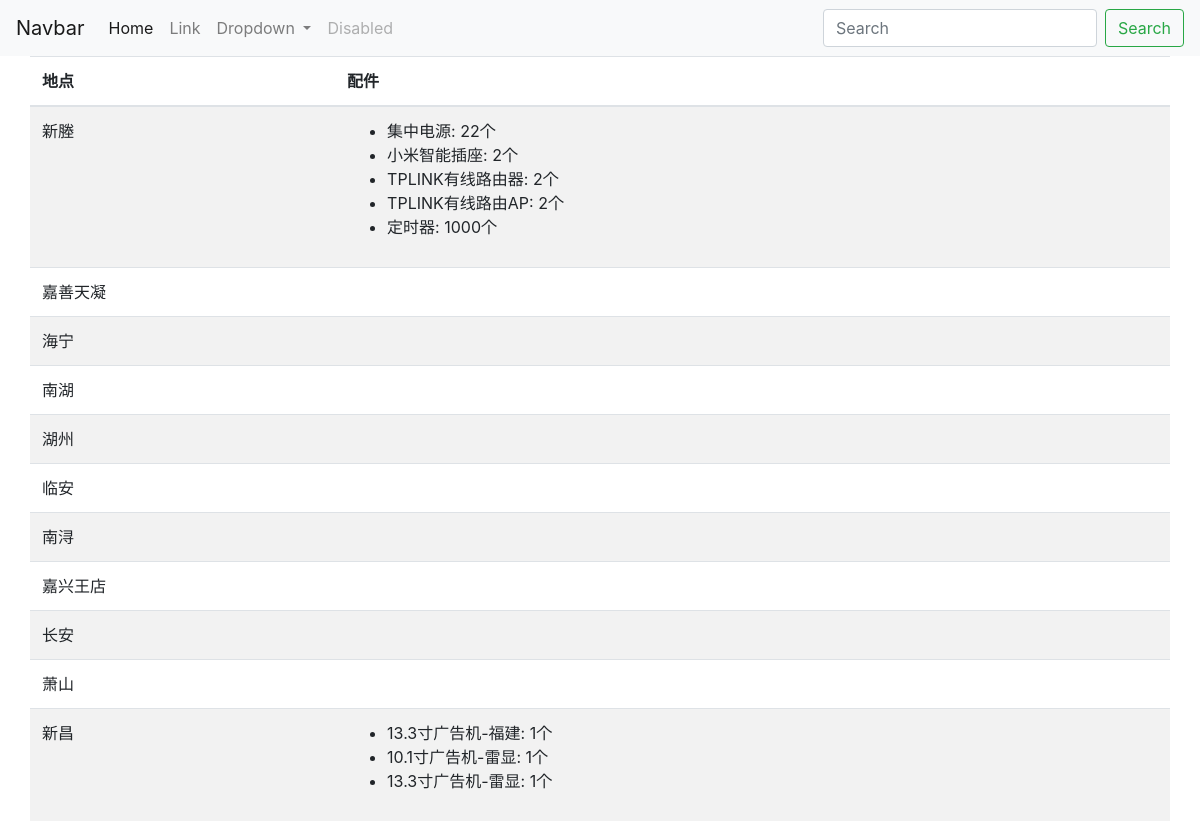
The page / on the database its author committed.
### inventory/models.py (models this page shows, shortened)
class Position(models.Model):
    position_title = models.CharField(max_length=128, verbose_name='使用地点')
    comment = models.CharField(max_length=612, verbose_name='地点备注', blank=True, null=True)
    class Meta:
        verbose_name = verbose_name_plural = '使用地点'

class Out(models.Model):
    out_date = models.DateTimeField(verbose_name='出库时间')
    recorder = models.ForeignKey(User, verbose_name='记录人', on_delete=models.SET_NULL, blank=True, null=True)
    comment = models.CharField(max_length=612, verbose_name='出库备注', blank=True, null=True)
    item = models.ForeignKey(Item, on_delete=models.CASCADE, verbose_name='型号', related_name='outs')
    consignee = models.ForeignKey(Consignee, on_delete=models.CASCADE, verbose_name='使用人')
    quantities = models.IntegerField(verbose_name='出库数量')
    purpose = models.ForeignKey(Purpose, verbose_name='使用目的', on_delete=models.CASCADE)
    position = models.ForeignKey(Position, verbose_name='使用地点', on_delete=models.CASCADE)
    class Meta:
        verbose_name = verbose_name_plural = '3.出库'

class Item(models.Model):
    item_name = models.CharField(max_length=128, verbose_name='品名')
    pattern = models.CharField(max_length=64, verbose_name='型号')
    price = models.DecimalField(decimal_places=2, max_digits=10, verbose_name='单价')
    stocks = models.IntegerField(default=0, verbose_name='库存数量')
    vendor = models.ForeignKey(Vendor, on_delete=models.CASCADE, verbose_name='供货商')
    is_screen = models.BooleanField(default=False, verbose_name='是否显示屏')
    show_item = models.BooleanField(default=False, verbose_name='展示该项')
    class Meta:
        verbose_name = verbose_name_plural = '1.配件表'
    def __str__(self):
        return self.item_name

### inventory/views.py (the view)
# urls.py: path('', index, name='index'),
def index(request):
    obj = Position.objects.all()
    return render(request, 'inventory/index.html', {'objects': obj})

### inventory/templates/inventory/index.html
{% extends 'base.html' %}
{% block content %}
<table class="table table-striped table-hover">
    <thead>
        <th>地点</th>
        <th>配件</th>
    </thead>
    <tbody>
    {% for position in objects %}
    <tr>
        <td>
            {{ position.position_title }}
        </td>
        <td>
            <ul>
            {% for stock_out in position.out_set.all %}
            <li>{{ stock_out.item }}: {{ stock_out.quantities }}个</li>
            {% endfor %}
            </ul>
        </td>
    </tr>
    {% endfor %}
    </tbody>
</table>
{% endblock %}

### inventory/templates/base.html (shortened to what this page needs)
<!doctype html>
<html lang="en">
  <head>
    <link rel="stylesheet" href="https://stackpath.bootstrapcdn.com/bootstrap/4.3.1/css/bootstrap.min.css">
  </head>
  <body>
  {% include 'navbar.html' %}
    <div class="container">
        <div class="row">
                {% block content %}{% endblock %}
        </div>
    </div>
  </body>
</html>

### inventory/templates/navbar.html (shortened to what this page needs)
<nav class="navbar navbar-expand-lg navbar-light bg-light">
  <a class="navbar-brand" href="#">Navbar</a>
  <div class="collapse navbar-collapse" id="navbarSupportedContent">
    <ul class="navbar-nav mr-auto">
      <li class="nav-item active">
        <a class="nav-link" href="#">Home <span class="sr-only">(current)</span></a>
      </li>
      <li class="nav-item">
        <a class="nav-link" href="#">Link</a>
      </li>
      <li class="nav-item dropdown">
        <a class="nav-link dropdown-toggle" href="#" id="navbarDropdown" role="button" data-toggle="dropdown" aria-haspopup="true" aria-expanded="false">
          Dropdown
        </a>
      </li>
      <li class="nav-item">
        <a class="nav-link disabled" href="#" tabindex="-1" aria-disabled="true">Disabled</a>
      </li>
    </ul>
    <form class="form-inline my-2 my-lg-0">
      <input class="form-control mr-sm-2" type="search" placeholder="Search" aria-label="Search">
      <button class="btn btn-outline-success my-2 my-sm-0" type="submit">Search</button>
    </form>
  </div>
</nav>

### rows shown on the page
Position: position_title "新塍"
Out: item "集中电源", quantities "22"
Out: item "小米智能插座", quantities "2"
Out: item "TPLINK有线路由器", quantities "2"
Out: item "TPLINK有线路由AP", quantities "2"
Out: item "定时器", quantities "1000"
Position: position_title "嘉善天凝"
Position: position_title "海宁"
Position: position_title "南湖"
Position: position_title "湖州"
Position: position_title "临安"
Position: position_title "南浔"
Position: position_title "嘉兴王店"
Position: position_title "长安"
Position: position_title "萧山"
Position: position_title "新昌"
Out: item "13.3寸广告机-福建", quantities "1"
Out: item "10.1寸广告机-雷显", quantities "1"
Out: item "13.3寸广告机-雷显", quantities "1"
